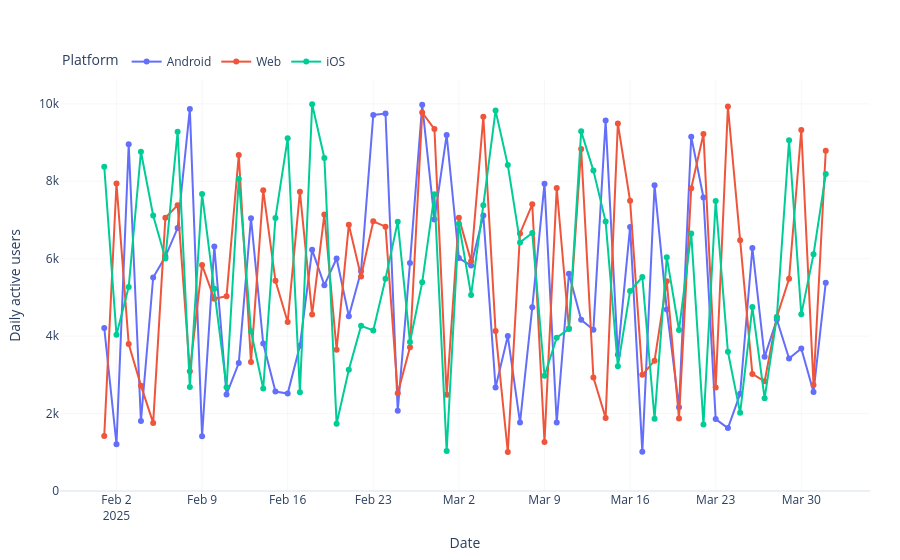

Notebook code for this chart:
### Markdown cell above
# Plot Agent Example 8

<div align="left">
  <a href="https://colab.research.google.com/github/andrewm4894/plot-agent/blob/main/examples/example_8.ipynb" target="_parent">
    <img src="https://colab.research.google.com/assets/colab-badge.svg" alt="Open In Colab"/>
  </a>
  <a href="https://nbviewer.org/github/andrewm4894/plot-agent/blob/main/examples/example_8.ipynb" target="_parent">
    <img src="https://img.shields.io/badge/Open in NBViewer-foo" alt="Open In NBViewer"/>
  </a>
</div>

### Code cell
# Example 8: Daily Active Users by Platform
import pandas as pd
import numpy as np
from plot_agent.agent import PlotAgent


df = pd.DataFrame({
    "date": pd.date_range("2025-02-01", periods=60, freq="D").repeat(3),
    "platform": ["iOS", "Android", "Web"] * 60,
    "active_users": np.random.randint(1000, 10000, 180)
})

agent = PlotAgent()
agent.set_df(df)

# Initial plot
response = agent.process_message(
    "Create a multiline chart of daily active users over time, with one line per platform."
)
fig = agent.get_figure()
fig.show()
